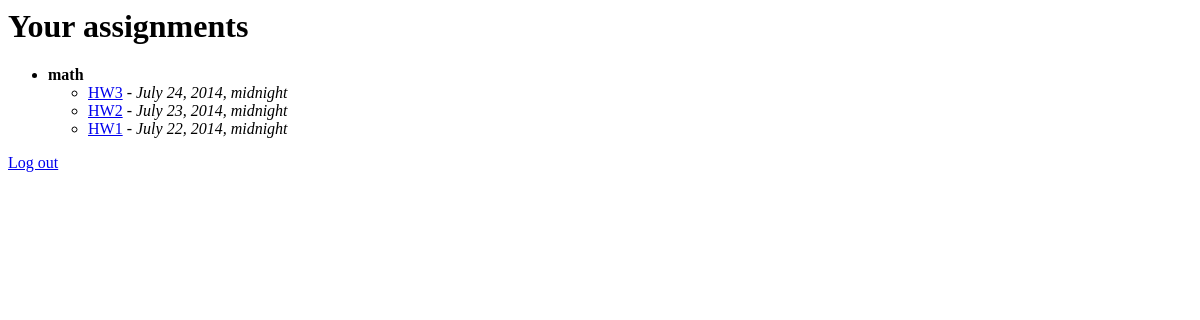
Page /homeworkbuddies/ (signed in) on the earlier database version.
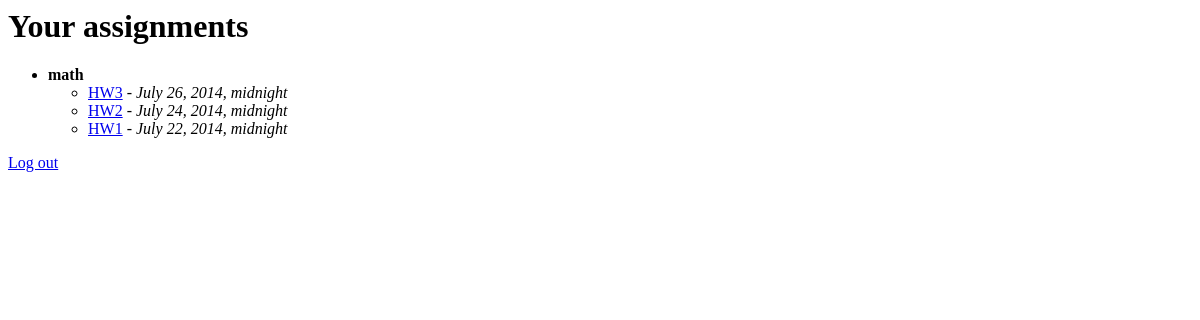
Same page on the later database version.
### homeworkbuddies/models.py (models this page shows, shortened)
class Assignment(models.Model):
    name = models.CharField(max_length=200)
    subject = models.ForeignKey(Subject)
    duedate = models.DateTimeField()

### homeworkbuddies/views.py (the view)
def index(request):
    if 'student_id' not in request.session:
        return login(request)
    student = Student.objects.get(id=request.session['student_id'])
    subjects = Subject.objects.filter(students=student)
    assignments = [(subject, Assignment.objects.filter(subject=subject).order_by('-duedate')) for subject in subjects]
    return render(request, 'homeworkbuddies/index.html', {'student': student, 'assignments': assignments});

### homeworkbuddies/templates/homeworkbuddies/index.html
<h1>Your assignments</h1>
<ul>
{% for subject, subject_assignments in assignments %}
  <li>
    <strong>{{ subject.name }}</strong>
    <ul>
    {% for assignment in subject_assignments %}
      <li>
        <a href="{% url 'homeworkbuddies:view_assignment' assignment.id %}">{{ assignment.name }}</a>
         - <i>{{ assignment.duedate }}</i>
      </li>
    {% endfor %}
    </ul>
  </li>
{% endfor %}
</ul>
<a href="{% url 'homeworkbuddies:logout' %}">Log out</a>

Differences in the rows shown:
changed Assignment "HW3": duedate "July 24, 2014, midnight" → "July 26, 2014, midnight"
changed Assignment "HW2": duedate "July 23, 2014, midnight" → "July 24, 2014, midnight"
